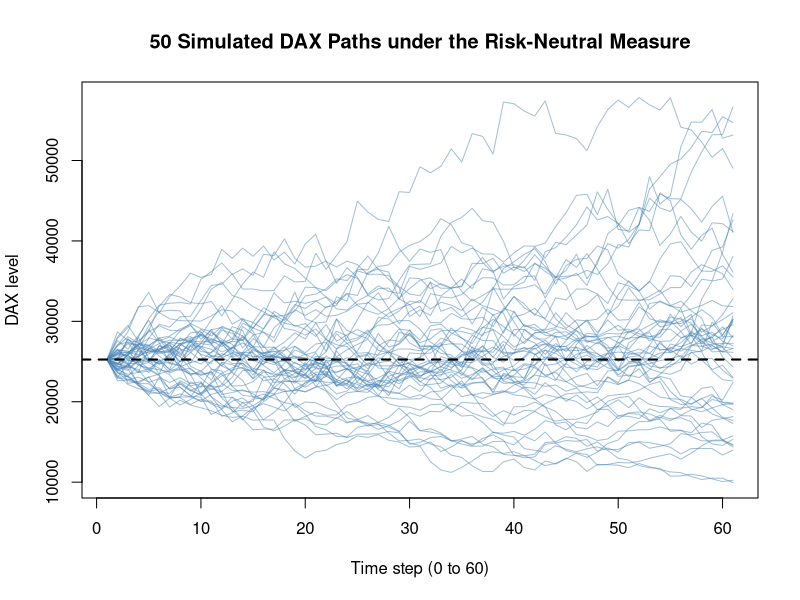
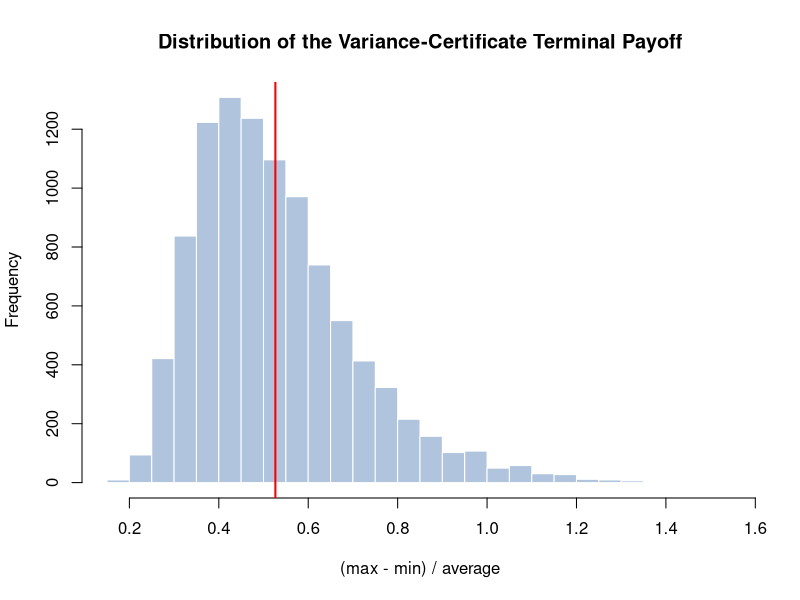

Source code (R) for these figures, in order:
## ---- chunk 1
knitr::opts_chunk$set(echo = TRUE, message = FALSE, warning = FALSE,
                      fig.align = "center", fig.width = 8, fig.height = 5)
## ---- chunk 2
# --- Market / model parameters ----------------------------------------------
S0       <- 25250    # starting value of the DAX
r        <- 0.02     # continuously compounded riskless rate (money market account)
mu       <- 0.087    # physical drift (NOT used for pricing; risk-neutral uses r)
maturity <- 4        # maturity in years
M        <- 60       # number of time steps  ->  maturity/M = 4/60
dt       <- maturity / M   # length of one time step

sigma    <- 0.18     # volatility (18%)

# --- Contract terms ---------------------------------------------------------
K        <- 27000    # strike price of the European Call
coupon   <- 7.5      # fixed annual coupon of the variance certificate

# --- Monte Carlo settings ---------------------------------------------------
n_half <- 5000               # original random draws
n_sim  <- 2 * n_half         # total paths incl. antithetics = 10,000
set.seed(20260725)           # reproducibility

cat("Time step dt = maturity/M =", dt, "\n")
cat("Total simulated paths =", n_sim, "\n")
## ---- chunk 3
# Draw 5,000 x 60 standard normals, then stack the antithetic counterpart -Z
Z      <- matrix(rnorm(n_half * M), nrow = n_half, ncol = M)
Z_full <- rbind(Z, -Z)                 # 10,000 x 60 matrix of shocks

# Build log-paths column by column (vectorised over all paths)
logS        <- matrix(0, nrow = n_sim, ncol = M + 1)
logS[, 1]   <- log(S0)
drift_step  <- (r - 0.5 * sigma^2) * dt
diff_step   <- sigma * sqrt(dt)

for (j in 1:M) {
  logS[, j + 1] <- logS[, j] + drift_step + diff_step * Z_full[, j]
}

S  <- exp(logS)        # price paths: rows = scenarios, cols = time 0..M
ST <- S[, M + 1]       # terminal DAX values

dim(S)
## ---- chunk 4
theo_mean <- S0 * exp(r * maturity)
sim_mean  <- mean(ST)

data.frame(
  Quantity = c("Theoretical E[S_T] = S0*exp(r*maturity)", "Simulated mean of S_T"),
  Value    = c(theo_mean, sim_mean)
)
## ---- chunk 5
# Plot a handful of sample paths for intuition
matplot(t(S[1:50, ]), type = "l", lty = 1, col = adjustcolor("steelblue", 0.5),
        xlab = "Time step (0 to 60)", ylab = "DAX level",
        main = "50 Simulated DAX Paths under the Risk-Neutral Measure")
abline(h = S0, col = "black", lwd = 2, lty = 2)
## ---- chunk 6
payoff_call <- pmax(ST - K, 0)            # terminal payoffs
disc        <- exp(-r * maturity)         # discount factor to today

call_price  <- disc * mean(payoff_call)
call_se     <- disc * sd(payoff_call) / sqrt(n_sim)   # standard error
call_ci     <- call_price + c(-1, 1) * 1.96 * call_se # 95% CI

cat("Monte Carlo European Call price :", round(call_price, 2), "\n")
cat("Standard error                  :", round(call_se, 2), "\n")
cat("95% confidence interval         : [",
    round(call_ci[1], 2), ",", round(call_ci[2], 2), "]\n")
## ---- chunk 7
bs_call <- function(S0, K, r, sigma, maturity) {
  d1 <- (log(S0 / K) + (r + 0.5 * sigma^2) * maturity) / (sigma * sqrt(maturity))
  d2 <- d1 - sigma * sqrt(maturity)
  S0 * pnorm(d1) - K * exp(-r * maturity) * pnorm(d2)
}

bs_price <- bs_call(S0, K, r, sigma, maturity)

data.frame(
  Method = c("Monte Carlo (antithetic)", "Black-Scholes closed form"),
  Price  = c(call_price, bs_price)
)
## ---- chunk 8
coupon_times <- 1:4
PV_coupons   <- sum(coupon * exp(-r * coupon_times))

data.frame(
  Year       = coupon_times,
  Coupon     = coupon,
  DiscFactor = exp(-r * coupon_times),
  PV         = coupon * exp(-r * coupon_times)
)
cat("Present value of all coupons :", round(PV_coupons, 4), "\n")
## ---- chunk 9
path_max <- apply(S, 1, max)     # maximum DAX over each path
path_min <- apply(S, 1, min)     # minimum DAX over each path
path_avg <- apply(S, 1, mean)    # average DAX over each path (incl. t=0)

terminal_payoff <- (path_max - path_min) / path_avg

PV_terminal <- exp(-r * maturity) * mean(terminal_payoff)
term_se     <- exp(-r * maturity) * sd(terminal_payoff) / sqrt(n_sim)

cat("Mean terminal payoff (undiscounted):", round(mean(terminal_payoff), 4), "\n")
cat("PV of terminal payoff              :", round(PV_terminal, 4), "\n")
cat("Standard error of PV terminal      :", round(term_se, 4), "\n")
## ---- chunk 10
hist(terminal_payoff, breaks = 40, col = "lightsteelblue", border = "white",
     xlab = "(max - min) / average",
     main = "Distribution of the Variance-Certificate Terminal Payoff")
abline(v = mean(terminal_payoff), col = "red", lwd = 2)
## ---- chunk 11
cert_price <- PV_coupons + PV_terminal
cert_se    <- term_se     # only the terminal part carries MC uncertainty
cert_ci    <- cert_price + c(-1, 1) * 1.96 * cert_se

data.frame(
  Component = c("PV of coupons", "PV of terminal payoff", "TOTAL certificate price"),
  Value     = c(PV_coupons, PV_terminal, cert_price)
)

cat("\nArbitrage-free price of the certificate :", round(cert_price, 4), "\n")
cat("95% confidence interval                 : [",
    round(cert_ci[1], 4), ",", round(cert_ci[2], 4), "]\n")
## ---- chunk 12
data.frame(
  Instrument = c("European Call (K = 27000)",
                 "Variance Certificate (coupon = 7.5)"),
  Price      = c(round(call_price, 2), round(cert_price, 4))
)
